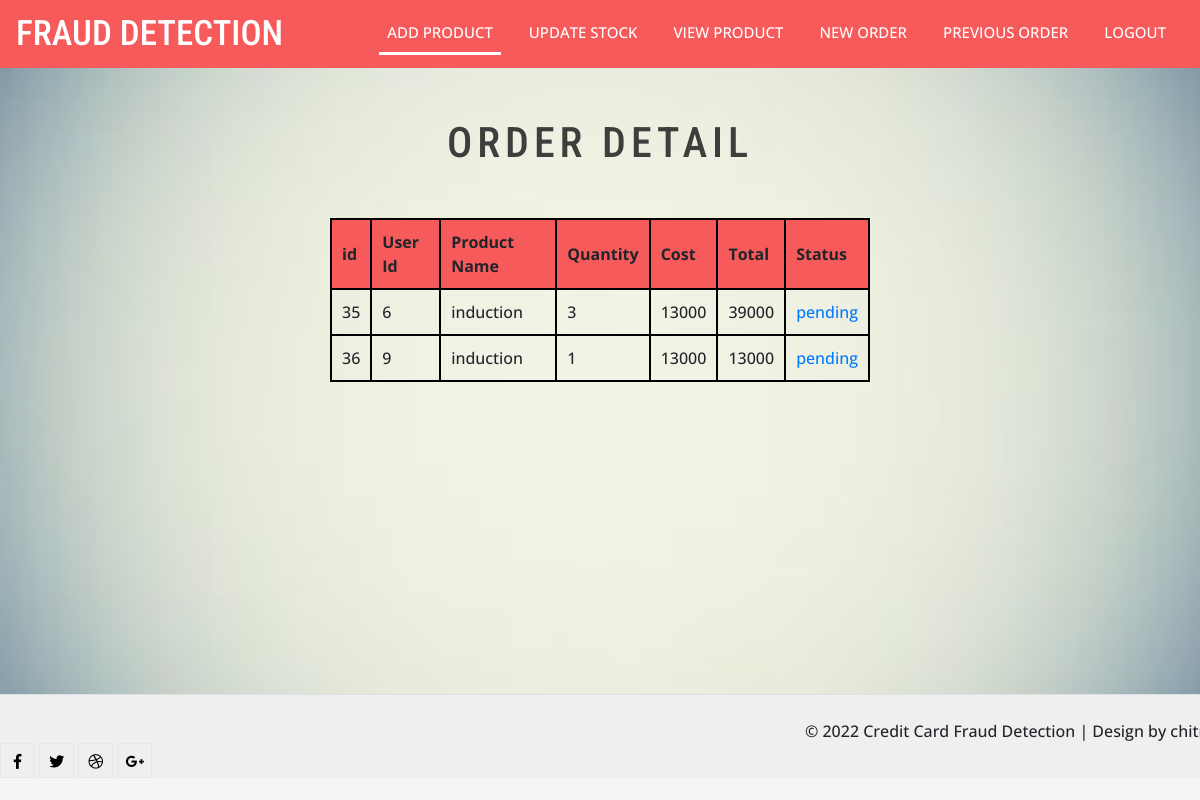
Page /index.php/neworder on the committed database.
### tables this page shows
CREATE TABLE `transaction` (
  `id` int(11) NOT NULL,
  `uid` varchar(20) NOT NULL,
  `productname` varchar(20) NOT NULL,
  `quantity` varchar(20) NOT NULL,
  `cost` varchar(20) NOT NULL,
  `total` varchar(20) NOT NULL,
  `status` varchar(20) NOT NULL
);

### application/controllers/Neworder.php (called while the page is built, shortened)
<?php
class Neworder extends CI_Controller
{
    public function index()
    {
        $this->load->model('detection');
          $sss['parts']=$this->detection->order();
        $this->load->view('neworder',$sss);
    }
}

### index.php (called while the page is built, shortened)
<?php
require_once BASEPATH.'core/CodeIgniter.php';

### application/models/Detection.php (called while the page is built, shortened)
<?php
class Detection extends CI_Model
{
    public function order()
    {
        $sql="select * from transaction where status='pending'";
        $aaa=$this->db->query($sql);
        return  $aaa->result_array();
    }
}

### application/views/neworder.php (the view, shortened to what this page needs)
<!DOCTYPE html>
<html>
<head>
    <link href="css/bootstrap.min.css" rel="stylesheet" type="text/css" />
    <link href="css/fontawesome-all.min.css" rel="stylesheet" type="text/css" media="all">
    <link href="css/popuo-box.css" rel="stylesheet" type="text/css" media="all" />
    <link rel="stylesheet" href="css/chocolat.css " type="text/css" media="all" />
    <link href="css/easy-responsive-tabs.css" rel='stylesheet' type='text/css' />
    <link href="css/style.css" rel='stylesheet' type='text/css' media="all">
</head>
<body>
<header>
    <?php include_once ('application/views/includes/header.php');?>
</header>
<div class="main-about">
    <div class="container">
        <div class="text-h3 text-center">
            <h3>ORDER DETAIL</h3>
        </div>
        <div class="row" id="login">
            <div class="col-md-3"></div>
            <div class="col-md-6">
                <table>
                    <tr>
                        <th>id</td>
                        <th>User Id</th>
                        <th>Product Name</th>
                        <th>Quantity</th>
                        <th>Cost</th>
                        <th>Total</th>
                        <th>Status</th>
                    </tr>
                    <?php
                    foreach ($parts as $part) {
                        ?>
                        <tr>
                            <td><?php echo $part['id']?></td>
                            <td><?php echo $part['uid']?></td>
                            <td><?php echo $part['productname']?></td>
                            <td><?php echo $part['quantity']?></td>
                            <td><?php echo $part['cost']?></td>
                            <td><?php echo $part['total']?></td>
                            <td><a href="<?php echo base_url()?>neworder/status?id=<?php echo $part['id']?>"><?php echo $part['status']?></a></td>
                        </tr>
                        <?php
                    }
                    ?>
                </table>
            </div>
        </div>
    </div>
</div>
<br><br><br><br><br><br><br><br><br><br><br><br>
<footer>
     <div class="row border-top mt-4 pt-lg-4 pt-3 text-lg-left text-center">
              <p class="col-lg-8 copy-right-grids mt-lg-1"><center>© 2022 Credit Card Fraud Detection | Design by chitra</center>
                </p>
                <div class="col-lg-4 agileinfo_social_icons mt-lg-0 mt-3">
                    <ul class="agileits_social_list">
                        <li>
                            <a href="#" class="w3_agile_facebook">
                                <i class="fab fa-facebook-f"></i>
                            </a>
                        </li>
                        <li>
                            <a href="#" class="agile_twitter">
                                <i class="fab fa-twitter"></i>
                            </a>
                        </li>
                        <li>
                            <a href="#" class="w3_agile_dribble">
                                <i class="fab fa-dribbble"></i>
                            </a>
                        </li>
                        <li>
                            <a href="#" class="w3_agile_google">
                                <i class="fab fa-google-plus-g"></i>
                            </a>
                        </li>
                    </ul>
                </div>
            </div>
</footer>
</body>
</html>

### css/chocolat.css (style rules this page uses)
body { margin:0; padding:0; }

### css/easy-responsive-tabs.css (style rules this page uses)
body { margin: 0px; padding: 0px; background: #f5f5f5; font-weight: 500; }
ul.resp-tabs-list, p { margin: 0px; padding: 0px; }

### css/style.css (style rules this page uses)
body { padding: 0; margin: 0; background-image: url('../a.jpg'); background-size: cover; background-repeat: no-repeat; background-position: center center; font-family: 'Open Sans', sans-serif; }
body a { transition: 0.5s all; -webkit-transition: 0.5s all; -moz-transition: 0.5s all; -o-transition: 0.5s all; -ms-transition: 0.5s all; text-decoration: none; }
h1, h2, h3, h4, h5, h6 { margin: 0; padding: 0; font-family: 'Roboto Condensed', sans-serif; }
p { margin: 0; padding: 0; font-family: 'Open Sans', sans-serif; font-size: 16px; letter-spacing: 1px; line-height: 1.9; color: #e51414; }
ul, ol { margin: 0; padding: 0; }
.text-h3.text-center h3 { font-size: 42px; color:#403d3d; letter-spacing: 5px; }
.text-h3.text-center { margin-bottom: 50px; }
header { background-color: #f65a5b; }
.main-about { margin-top: 50px; }
footer { background-color: #efefef; }
p.copy-right-grids { font-size: 14px; }
.agileits_social_list li { display: inline-block; }
.agileits_social_list li a { width: 35px; height: 35px; color: #000; text-align: center; display: inline-block; font-size: 15px; line-height: 2.3; border: 1px solid #e6e6e6; }

### application/views/neworder.php (style rules this page uses)
table, th, td { border: 2px solid black; border-collapse: collapse; padding: 10px; }
th { background-color: #f65a5b; }

### rows in the picture
transaction: id "35", uid "6", productname "induction", quantity "3", cost "13000", total "39000", status "pending"
transaction: id "36", uid "9", productname "induction", quantity "1", cost "13000", total "13000", status "pending"
